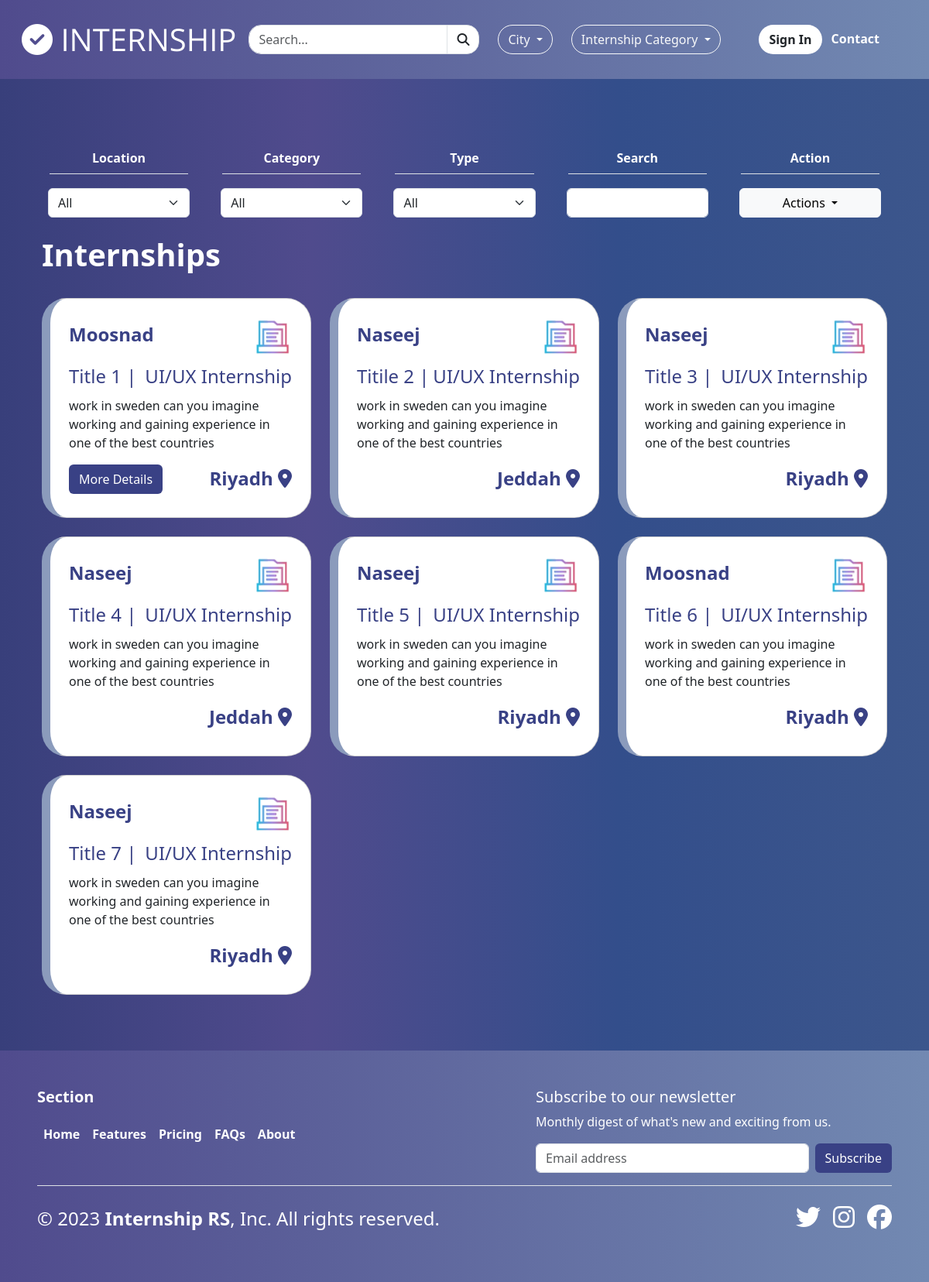
Screenshot of /internships/ with the database file from the repository.
### internships/models.py (models this page shows, shortened)
class Internship(models.Model):
    title = models.CharField(max_length=255)
    internship_category = models.ForeignKey(
        InternshipCategory,
        null=True,
        on_delete=models.CASCADE,
    )
    internship_type = models.ForeignKey(
        InternshipType,
        null=True,
        on_delete=models.CASCADE,
    )
    description = models.TextField(validators=[MinLengthValidator(100)])
    image = models.ImageField(upload_to="internship", blank=True)
    company = models.CharField(max_length=255)
    location = models.CharField(max_length=255)
    country = models.ForeignKey(Country, null=True, on_delete=models.CASCADE)
    city = models.ForeignKey(City, null=True, on_delete=models.CASCADE)
    start_date = models.DateField(blank=True, null=True)
    end_date = models.DateField(blank=True, null=True)
    duration = models.IntegerField(blank=True, null=True)
    stipend = models.IntegerField(blank=True, null=True)
    apply_by = models.DateField(blank=True, null=True)
    url = models.URLField(blank=True, null=True)
    created_at = models.DateTimeField(auto_now_add=True)
    updated_at = models.DateTimeField(auto_now=True)

class InternshipCategory(models.Model):
    name = models.CharField(max_length=255)
    def __str__(self):
        return self.name

class City(models.Model):
    name = models.CharField(max_length=255)
    state = models.CharField(max_length=255)
    country = models.ForeignKey(Country, null=True, on_delete=models.CASCADE)
    def __str__(self):
        return self.name

### internships/views.py (the view, shortened to what this page needs)
# urls.py: path("internships/", GetInternshipsView.as_view(), name="internships"),
class GetInternshipsView(CreateView):
    template_name = "site/internships.html"
    def dispatch(self, request, *args, **kwargs):
        self.internship_category = request.GET.get("internship_category")
        self.city = request.GET.get("city")
        self.q = request.GET.get("q")
        return super().dispatch(request, *args, **kwargs)
    def get(self, request, *args, **kwargs):
        filters = Q()
        title = "Internships"
        if self.internship_category:
            internship_category = InternshipCategory.objects.get(id=self.internship_category)
            filters = Q(internship_category=self.internship_category)
            title = internship_category.name
            if "internship" not in title.lower() and "internships" not in title.lower():
                title = internship_category.name + " Internships"
        elif self.city:
            city = City.objects.get(id=self.city)
            title = city.name + " Internships"
            filters = Q(city=self.city)
        elif self.q:
            filters = Q(title__icontains=self.q)
        internships = Internship.objects.filter(filters) if filters else Internship.objects.all()
        context = {
            "internships": internships,
            "title": title,
        }
        return render(request, self.template_name, context)

### internships/context_processors.py (called while the page is built, shortened)
def get_countries(request):
    return {"countries": Country.objects.all()}

def get_cities(request):
    return {"cities": City.objects.all()}

def get_internship_categories(request):
    return {"internship_categories": InternshipCategory.objects.all()}

def get_internship_types(request):
    return {"internship_types": InternshipType.objects.all()}

def get_internships(request):
    filters = Q()
    if request.GET.get("q"):
        filters &= Q(title__icontains=request.GET.get("q"))
    internships = Internship.objects.filter(filters)
    return {"internships": Internship.objects.all()}

### templates/site/internships.html (shortened to what this page needs)
{% extends 'site/base_site.html' %}
{% load i18n static %}
{% block navbar %}{% include 'site/include/navbar.html' %}{% endblock %}
{% block content %}
    {% include 'site/include/rs.html' %}
    <h1 class="text-white fw-bolder">{{ title }}</h1>
    {% include 'site/include/internship.html' with internships=internships bookmark="True" %}
{% endblock %}
{% block footer %} {% include 'site/include/footer.html' %}{% endblock %}

### templates/site/include/internship.html (shortened to what this page needs)
{% load i18n static %}
{% if internships %}
<div class="row row-cols-auto">
    {% for internship in internships %}
        <div class="col col-lg-4 mt-4">
            <div class="card rounded-5 p-2" style="border-left: 3mm solid #8b9bbc">
                <div class="card-body">
                    <div class="d-flex flex-row justify-content-between">
                        <h5 class="card-title text-inter-dark-blue fw-bolder fs-4 mt-2 text-capitalize">{{ internship.company }}
                        </h5>
                        {% if internship.image %}
                            <img src="{{ internship.image.url }}" class="card-img-top internship-image" alt="{{ internship.title }}">
                        {% else %}
                            <img src="{% static 'internship.png' %}" class="card-img-top internship-image" alt="{{ internship.title }}">
                        {% endif %}
                    </div>
                    <div class="d-flex flex-row justify-content-between">
                        <p class="card-title text-inter-dark-blue fs-4 mt-2 text-capitalize">{{ internship.title }} |</p>
                        <p class="card-title text-inter-dark-blue fs-4 mt-2 ps-1 text-capitalize">{{ internship.internship_category }}</p>
                    </div>
                    <p class="card-text">{{ internship.description|slice:":90" }}</p>
                    <div class="row">
                        <div class="col-auto me-auto">
                            {% if internship.url %}
                            <a href="{{ internship.url }}" class="btn bg-inter-dark-blue text-white" target="_blank">{% trans 'More Details' %}</a>
                            {% endif %}
                        </div>
                        <div class="col-auto">
                            <p class="card-title text-inter-dark-blue fs-4 fw-bolder">{{ internship.city }} <i class="fa-solid fa-location-dot"></i></p>
                        </div>
                    </div>
                </div>
            </div>
        </div>
    {% endfor %}
</div>
{%else%}
<div class="py-5 px-5 text-center">
    <i class="fa-solid fa-database text-white" style="font-size: 100px;"></i>
    <p class="text-white fs-1 mt-4">{% trans 'No Data Found' %}</p>
</div>
{% endif %}

### static/site/styles.css (style rules this page uses)
.bg-inter-dark-blue { background: #394185; }
.text-inter-dark-blue { color: #394185; }
.internship-image { width: 50px; height: 50px; }
body { background: linear-gradient(to right, #383f7b, #504b8d, #334e8b, #3c568c); }

### rows the page displays
Internship: company "Moosnad", title "Title 1", internship_category "UI/UX Internship", description "work in sweden can you imagine working and gaining experience in one of the best countries", city "Riyadh"
Internship: company "Naseej", title "Titile 2", internship_category "UI/UX Internship", description "work in sweden can you imagine working and gaining experience in one of the best countries", city "Jeddah"
Internship: company "Naseej", title "Title 3", internship_category "UI/UX Internship", description "work in sweden can you imagine working and gaining experience in one of the best countries", city "Riyadh"
Internship: company "Naseej", title "Title 4", internship_category "UI/UX Internship", description "work in sweden can you imagine working and gaining experience in one of the best countries", city "Jeddah"
Internship: company "Naseej", title "Title 5", internship_category "UI/UX Internship", description "work in sweden can you imagine working and gaining experience in one of the best countries", city "Riyadh"
Internship: company "Moosnad", title "Title 6", internship_category "UI/UX Internship", description "work in sweden can you imagine working and gaining experience in one of the best countries", city "Riyadh"
Internship: company "Naseej", title "Title 7", internship_category "UI/UX Internship", description "work in sweden can you imagine working and gaining experience in one of the best countries", city "Riyadh"

### other values shown
{{ title }} "Internships"
